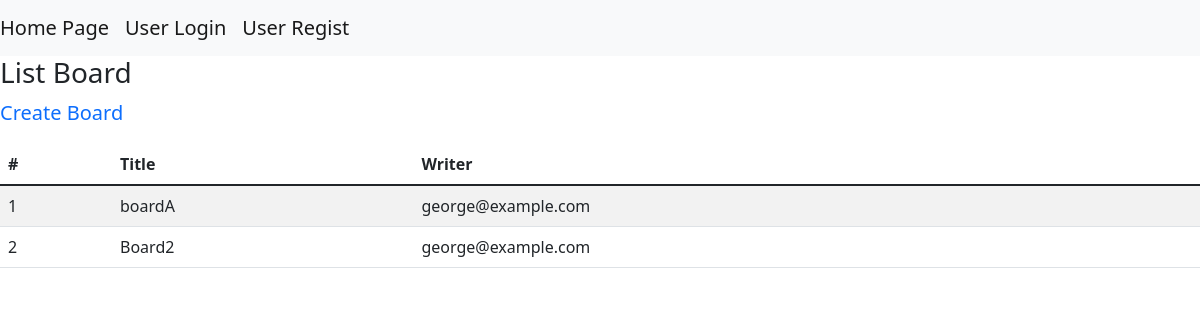
Before: /boards/list_themes with the older database file.
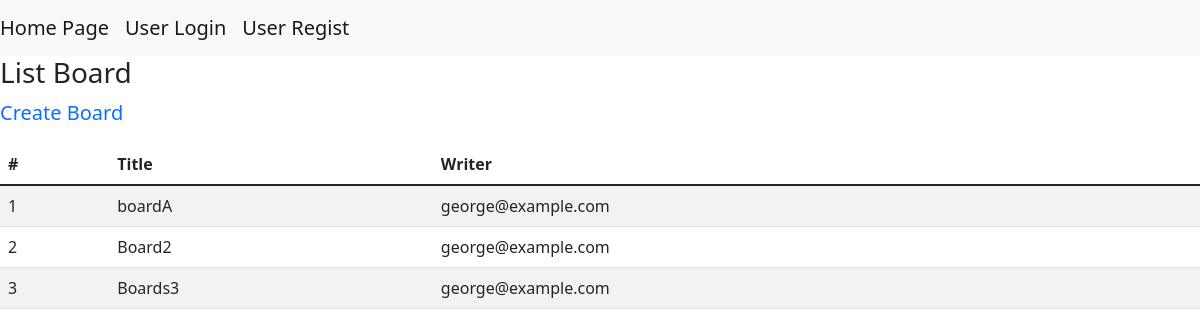
After: the same page with the newer database file.
### boards/models.py (models this page shows)
class Themes(models.Model):
    title = models.CharField(max_length=255)
    user = models.ForeignKey(
        "accounts.Users", on_delete=models.CASCADE
    )
    objects = ThemesManager()
    class Meta:
        db_table = "themes"

### accounts/models.py (models this page shows)
class Users(AbstractBaseUser, PermissionsMixin):
    username = models.CharField(max_length=255)
    age = models.PositiveIntegerField()
    email = models.EmailField(max_length=255, unique=True)
    is_active = models.BooleanField(default=False)
    is_staff = models.BooleanField(default=False)
    picture = models.FileField(null=True, upload_to='picture/')
    objects = UserManager()
    USERNAME_FIELD = "email"
    REQUIRED_FIELD = ["username"]
    class Meta:
        db_table = "users"

### boards/views.py (the view)
# urls.py: path("list_themes", views.list_themes, name="list_themes"),
def list_themes(request):
    themes = Themes.objects.fetch_all_themes()
    return render(request, "boards/list_themes.html", context={
        "themes": themes
    })

### boards/models.py (called while the page is built)
    def fetch_all_themes(self):
        return self.order_by('id').all()

### templates/boards/list_themes.html (shortened to what this page needs)
{% extends 'base.html' %}
{% block content %}
<h3>List Board</h3>
<p><a class="navbar-brand" href="{% url 'boards:create_theme' %}">Create Board</a></p>
<table class="table table-striped table-hover">
    <thead>
        <tr>
            <th>#</th>
            <th>Title</th>
            <th>Writer</th>
        </tr>
    </thead>
    <tbody>
        {% for theme in themes %}
        <tr>
            <td>{{ forloop.counter }}</td>
            <td>{{ theme.title }}</td>
            <td>{{ theme.user }}</td>
        </tr>
        {% endfor %}
    </tbody>
</table>
{% endblock content %}

### templates/base.html (shortened to what this page needs)
<!DOCTYPE html>
<html lang="ja">
    <head>
        <link href="https://cdn.jsdelivr.net/npm/bootstrap@5.1.3/dist/css/bootstrap.min.css" rel="stylesheet">
    </head>
    <body>
        <nav class="navbar navbar-expand-lg navbar-light bg-light">
            <a class="navbar-brand" href="{% url 'accounts:home' %}">Home Page</a>
            {% if user.is_authenticated %}
            <a class="navbar-brand" href="{% url 'boards:list_themes' %}">List Board</a>
            <a class="navbar-brand" href="{% url 'accounts:user_logout' %}">User Logout</a>
            <a class="navbar-brand" href="{% url 'accounts:user_edit' %}">User Edit</a>
            {% else %}
                <a class="navbar-brand" href="{% url 'accounts:user_login' %}">User Login</a>
                <a class="navbar-brand" href="{% url 'accounts:regist' %}">User Regist</a>
            {% endif %}
        </nav>
            {% block content %}
            {% endblock content %}
    </body>
</html>

Changed rows visible on the page:
added Themes: title "Boards3", user "george@example.com"
